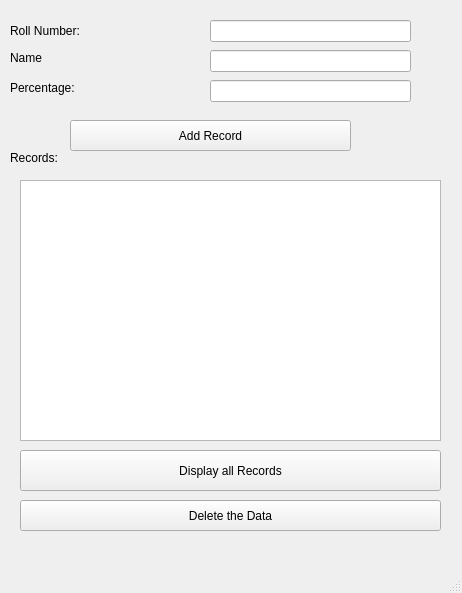
<?xml version="1.0" encoding="UTF-8"?>
<ui version="4.0">
 <class>MainWindow</class>
 <widget class="QMainWindow" name="MainWindow">
  <property name="geometry">
   <rect>
    <x>0</x>
    <y>0</y>
    <width>462</width>
    <height>593</height>
   </rect>
  </property>
  <property name="windowTitle">
   <string>MainWindow</string>
  </property>
  <widget class="QWidget" name="centralwidget">
   <widget class="QLabel" name="label_2">
    <property name="geometry">
     <rect>
      <x>10</x>
      <y>20</y>
      <width>121</width>
      <height>21</height>
     </rect>
    </property>
    <property name="text">
     <string>Roll Number: </string>
    </property>
   </widget>
   <widget class="QLabel" name="label">
    <property name="geometry">
     <rect>
      <x>10</x>
      <y>50</y>
      <width>121</width>
      <height>16</height>
     </rect>
    </property>
    <property name="text">
     <string>Name</string>
    </property>
   </widget>
   <widget class="QLabel" name="label_3">
    <property name="geometry">
     <rect>
      <x>10</x>
      <y>80</y>
      <width>121</width>
      <height>16</height>
     </rect>
    </property>
    <property name="text">
     <string>Percentage: </string>
    </property>
   </widget>
   <widget class="QLineEdit" name="lineEdit">
    <property name="geometry">
     <rect>
      <x>210</x>
      <y>20</y>
      <width>201</width>
      <height>22</height>
     </rect>
    </property>
   </widget>
   <widget class="QLineEdit" name="lineEdit_2">
    <property name="geometry">
     <rect>
      <x>210</x>
      <y>50</y>
      <width>201</width>
      <height>22</height>
     </rect>
    </property>
   </widget>
   <widget class="QLineEdit" name="lineEdit_3">
    <property name="geometry">
     <rect>
      <x>210</x>
      <y>80</y>
      <width>201</width>
      <height>22</height>
     </rect>
    </property>
   </widget>
   <widget class="QPushButton" name="pushButton">
    <property name="geometry">
     <rect>
      <x>70</x>
      <y>120</y>
      <width>281</width>
      <height>31</height>
     </rect>
    </property>
    <property name="text">
     <string>Add Record</string>
    </property>
   </widget>
   <widget class="QTextEdit" name="textEdit">
    <property name="geometry">
     <rect>
      <x>20</x>
      <y>180</y>
      <width>421</width>
      <height>261</height>
     </rect>
    </property>
   </widget>
   <widget class="QPushButton" name="pushButton_2">
    <property name="geometry">
     <rect>
      <x>20</x>
      <y>450</y>
      <width>421</width>
      <height>41</height>
     </rect>
    </property>
    <property name="text">
     <string>Display all Records</string>
    </property>
   </widget>
   <widget class="QLabel" name="label_4">
    <property name="geometry">
     <rect>
      <x>10</x>
      <y>150</y>
      <width>55</width>
      <height>16</height>
     </rect>
    </property>
    <property name="text">
     <string>Records:</string>
    </property>
   </widget>
   <widget class="QPushButton" name="pushButton_3">
    <property name="geometry">
     <rect>
      <x>20</x>
      <y>500</y>
      <width>421</width>
      <height>31</height>
     </rect>
    </property>
    <property name="text">
     <string>Delete the Data</string>
    </property>
   </widget>
  </widget>
  <widget class="QMenuBar" name="menubar">
   <property name="geometry">
    <rect>
     <x>0</x>
     <y>0</y>
     <width>462</width>
     <height>26</height>
    </rect>
   </property>
  </widget>
  <widget class="QStatusBar" name="statusbar"/>
 </widget>
 <resources/>
 <connections/>
</ui>
